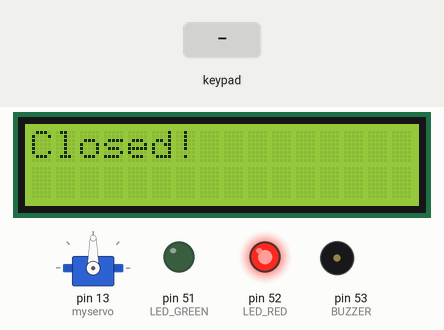
This sketch was run on a simulated Arduino Mega 2560, built with avr-gcc and run on an emulated ATmega2560. Parts: 16×2 character LCD, servo, output pins drawn as LEDs (lit = HIGH), buzzer (waves = sounding, pin HIGH). The inputs (shaded band) are chosen by the test bench.

Above: at 1.2 s.
1.3 s: keypad keys 1 2 3 4 = pressed 0.4 s apart
At 4.2 s:
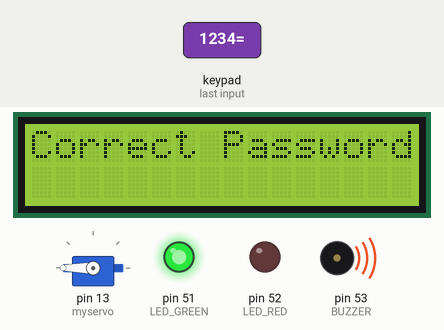
6.3 s: key '/' pressed
At 9.0 s:
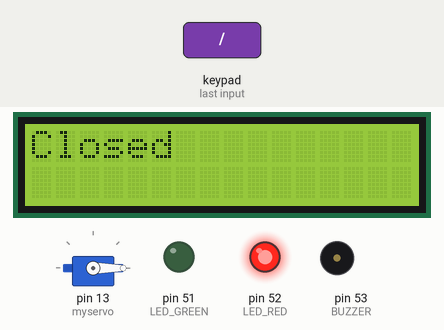
9.3 s: keypad keys 7 + 5 = pressed 0.4 s apart
At 10.9 s:
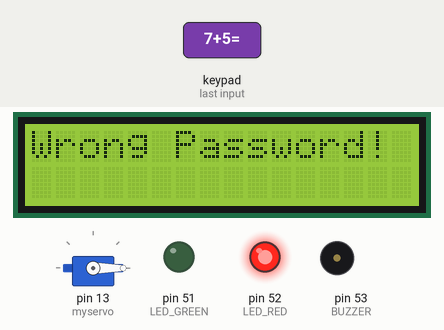
12.4 s: key '+' pressed
At 13.5 s:
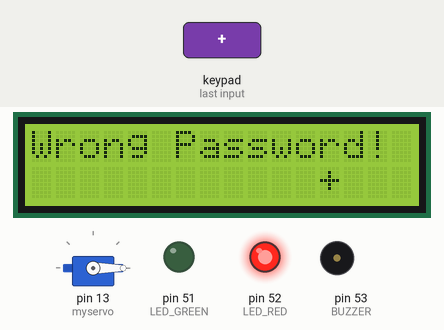
13.9 s: key '+' pressed
At 14.7 s:
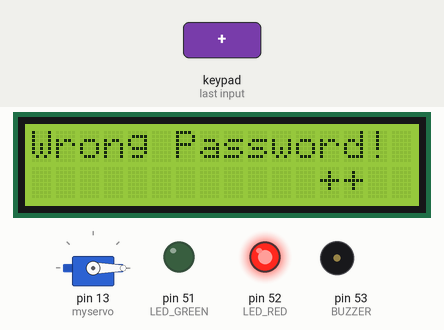
15.4 s: keypad keys 8 / 2 = pressed 0.4 s apart
At 17.41 s:
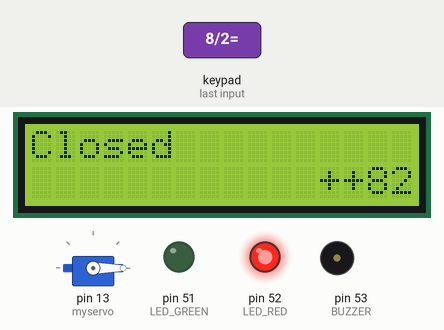
Timing chart, 0 to 18.9 s (numbered marks = the images above; inputs shaded):
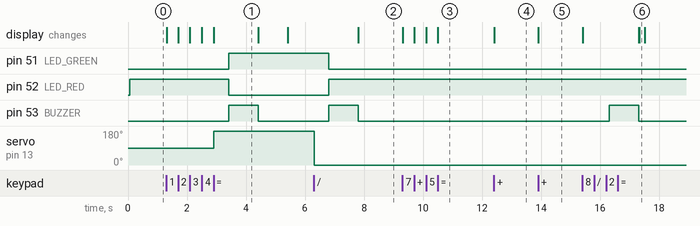

The sketch:

Lab6_Safe.ino
```cpp
// LCD Setup
#include <LiquidCrystal.h>

#define RS_PIN 11
#define EN_PIN 10
#define D4_PIN 9
#define D5_PIN 8
#define D6_PIN 7
#define D7_PIN 6


LiquidCrystal lcd(RS_PIN, EN_PIN, D4_PIN, D5_PIN, D6_PIN, D7_PIN);


// Keypad Setup
#include <Keypad.h>

const byte ROWS = 4;
const byte COLS = 4;

char keys[ROWS][COLS] = {
  {'7', '8', '9', '/'},
  {'4', '5', '6', '*'},
  {'1', '2', '3', '-'},
  {'C', '0', '=', '+'}
};

byte rowPins[ROWS] = {26, 27, 28, 29};
byte colPins[COLS] {22, 23, 24, 25};

Keypad keypad = Keypad( makeKeymap(keys), rowPins, colPins, ROWS, COLS);


// LED Setup
const byte LED_RED = 52;
const byte LED_GREEN = 51;


// Buzzer Setup
const byte BUZZER = 53;


// Servo Setup
#include <Servo.h>
Servo myservo;  // create servo object to control a servo
int pos = 0;    // variable to store the servo position


// Safe configurations
String PASSCODE = "1234"; // CORRECT CODE
int state; // 0 for closed, 1 for open, 2 for open/ main display, 3 for menu, 4 for changing passcode, 5 for changing timer
long max_openning = 10000; // Maximum amount of time im milliseconds that safe can stay open

String inputCode = ""; // input code of user, maximum 4 characters
unsigned long delayStart = 0; // the time delay started

void setup() {
  // put your setup code here, to run once:

  // Start the timer
//  delayStart = millis();
  state = 0;

  // LCD Start
  lcd.begin(16, 2);
  lcd.clear();
  lcd.setCursor(0, 0);
  lcd.print("Closed!");

  // LED setup
  pinMode(LED_RED, OUTPUT);
  pinMode(LED_GREEN, OUTPUT);

  digitalWrite(LED_RED, HIGH);
  digitalWrite(LED_GREEN, LOW);

  // Buzzer setup
  pinMode(BUZZER, OUTPUT);

  // Servo attachment
  myservo.attach(13, 1000, 2000);  // attaches the servo on pin 9 to the servo object
}


void loop() {
  // put your main code here, to run repeatedly:

  // check if delay has timed out after 10secs == 10000ms
  if (state > 0 && ((millis() - delayStart) >= 10000)){
    closeDoor();
    state = 0;
  }

  // Update the timer value on screen, if necessary.
  if (state == 1){
    lcd.setCursor(6, 1);
    String time_spent_open = String((millis() - delayStart) / 1000);
    lcd.print(time_spent_open);
  }

  char key = keypad.getKey();

  if (key){
    if (key == '='){
      if (state == 0){
        if (inputCode == PASSCODE){ // Correct Input
            openDoor();
            state = 1;
          }
          else { // Incorrect Input
            lcd.clear();
            lcd.print("Wrong Password!");
          }

      }
      else if (state == 1){
        // In Main Display
        // Nothing
      }

      else if (state == 2){
        // In Menu
        if (inputCode == "1"){
          lcd.clear();
          lcd.setCursor(0, 0);
          lcd.print("Set New Passcode");
          state = 3;
        }
        else if (inputCode == "2"){
          lcd.clear();
          lcd.setCursor(0, 0);
          lcd.print("Enter New Timer");
          lcd.setCursor(0, 1);
          lcd.print("in seconds ");
          state = 4;
        }
      }
      else if (state == 3){
        // In changing passcode
        changePasscode();
        state = 1;
      }
      else if (state == 4){
        changeTimer();
      }
      inputCode = "";
    }
    else if (key == '*'){
      if (state == 1){
        showMenu();
        state = 2;
      }
    }
    else if (key == '/'){
      closeDoor();
      state = 0;
    }
    else if (key == 'C'){
      inputCode = "";
    }
    else{
      inputCode += key;
      lcd.setCursor(12, 1);
      lcd.print(inputCode);

    }
  }
}


void openDoor(){
  lcd.clear();
  lcd.print("Correct Password!");

  myservo.write(180);
  delay(500);

  delayStart = millis();

  digitalWrite(LED_RED, LOW);
  digitalWrite(LED_GREEN, HIGH);

  digitalWrite(BUZZER, HIGH);
  delay(1000);
  digitalWrite(BUZZER, LOW);

  lcd.print("Opened");
  lcd.setCursor(0, 1);
  String time_spent_open = String((millis() - delayStart) / 1000);
  String time_allowed_open = String(max_openning / 1000);
  lcd.print("Spent " + time_spent_open + " / " + time_allowed_open);
}

void closeDoor(){
  myservo.write(0);
  delay(500);

  // Turn the LED RED & Buzzer
  digitalWrite(LED_RED, HIGH);
  digitalWrite(LED_GREEN, LOW);

  digitalWrite(BUZZER, HIGH);
  delay(1000);
  digitalWrite(BUZZER, LOW);

  // Change the state to closed, and restart the timer
  delayStart = millis();

  // Update the LCD
  lcd.clear();
  lcd.setCursor(0, 0);
  lcd.print("Closed");
}

void showMenu(){
  lcd.clear();
  lcd.print("Set Passcode: 1");
  lcd.setCursor(0, 1);
  lcd.print("Set Timer: 2");
  inputCode = "";
}

void changePasscode(){
  PASSCODE = inputCode;

  lcd.clear();
  lcd.setCursor(0, 0);
  lcd.print("Passcode Changed!");
}

void changeTimer(){
  max_openning = inputCode.toInt() * 1000;

  lcd.clear();
  lcd.setCursor(0, 0);
  lcd.print("Timer Changed!");

  state = 1;
}
```

Measured:
- after the input at 1.3 s, pin 51 (LED_GREEN): LOW → HIGH after 2.1 s; pin 52 (LED_RED): HIGH → LOW after 2.1 s; pin 53 (BUZZER): LOW → HIGH after 2.1 s, → LOW 1.0 s later; servo on pin 13 (myservo): 90° → 180° after 1.6 s; the display: first changes at once (image 1 shows a later state)
- after the input at 6.3 s, pin 51 (LED_GREEN): HIGH → LOW after 0.51 s; pin 52 (LED_RED): LOW → HIGH after 0.51 s; pin 53 (BUZZER): LOW → HIGH after 0.51 s, → LOW 1.0 s later; servo on pin 13 (myservo): 180° → 0° at once; the display: changes after 1.5 s (image 2)
- after the input at 9.3 s, the display: first changes at once (image 3 shows a later state)
- after the input at 12.4 s, the display: changes at once (image 4)
- after the input at 13.9 s, the display: changes at once (image 5)
- after the input at 15.4 s, pin 53 (BUZZER): LOW → HIGH after 0.91 s, → LOW 1.0 s later; the display: first changes at once (image 6 shows a later state)
- what the display in image 1 shows lasts 1.5 s, from 2.9 s to 4.4 s
